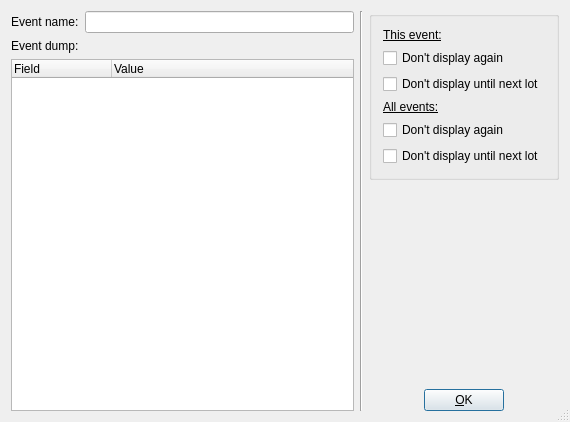
<?xml version="1.0" encoding="UTF-8"?>
<ui version="4.0">
 <class>PluginEventDumpDialog_base</class>
 <widget class="QDialog" name="PluginEventDumpDialog_base">
  <property name="geometry">
   <rect>
    <x>0</x>
    <y>0</y>
    <width>570</width>
    <height>422</height>
   </rect>
  </property>
  <property name="windowTitle">
   <string>GEX Plugin Event </string>
  </property>
  <property name="windowIcon">
   <iconset resource="gex.qrc">
    <normaloff>:/gex/icons/gex_application_48x48.png</normaloff>:/gex/icons/gex_application_48x48.png</iconset>
  </property>
  <property name="sizeGripEnabled">
   <bool>true</bool>
  </property>
  <layout class="QHBoxLayout">
   <item>
    <layout class="QVBoxLayout" name="VBoxLayoutLeft_2">
     <item>
      <layout class="QHBoxLayout" name="HBoxLayoutEvent">
       <item>
        <widget class="QLabel" name="labelEventName">
         <property name="text">
          <string>Event name:</string>
         </property>
         <property name="wordWrap">
          <bool>false</bool>
         </property>
        </widget>
       </item>
       <item>
        <widget class="QLineEdit" name="editEventName">
         <property name="readOnly">
          <bool>true</bool>
         </property>
        </widget>
       </item>
      </layout>
     </item>
     <item>
      <widget class="QLabel" name="labelEventDump">
       <property name="text">
        <string>Event dump:</string>
       </property>
       <property name="wordWrap">
        <bool>false</bool>
       </property>
      </widget>
     </item>
     <item>
      <widget class="QTreeWidget" name="treeWidgetEventDump">
       <property name="rootIsDecorated">
        <bool>false</bool>
       </property>
       <attribute name="headerDefaultSectionSize">
        <number>100</number>
       </attribute>
       <column>
        <property name="text">
         <string>Field</string>
        </property>
       </column>
       <column>
        <property name="text">
         <string>Value</string>
        </property>
       </column>
      </widget>
     </item>
    </layout>
   </item>
   <item>
    <widget class="Line" name="line2">
     <property name="frameShape">
      <enum>QFrame::VLine</enum>
     </property>
     <property name="frameShadow">
      <enum>QFrame::Sunken</enum>
     </property>
    </widget>
   </item>
   <item>
    <layout class="QVBoxLayout" name="VBoxLayoutRight">
     <item>
      <widget class="QGroupBox" name="groupBoxChoices">
       <property name="title">
        <string/>
       </property>
       <layout class="QVBoxLayout" name="verticalLayout">
        <item>
         <widget class="QLabel" name="labelThisEvent">
          <property name="sizePolicy">
           <sizepolicy hsizetype="Fixed" vsizetype="Preferred">
            <horstretch>0</horstretch>
            <verstretch>0</verstretch>
           </sizepolicy>
          </property>
          <property name="text">
           <string>&lt;u&gt;This event:&lt;/u&gt;</string>
          </property>
          <property name="wordWrap">
           <bool>false</bool>
          </property>
         </widget>
        </item>
        <item>
         <widget class="QCheckBox" name="checkBoxDiscardEvent_Dataset">
          <property name="text">
           <string>Don't display again</string>
          </property>
         </widget>
        </item>
        <item>
         <widget class="QCheckBox" name="checkBoxDiscardEvent_Lot">
          <property name="text">
           <string>Don't display until next lot</string>
          </property>
         </widget>
        </item>
        <item>
         <widget class="QLabel" name="labelAllEvents">
          <property name="sizePolicy">
           <sizepolicy hsizetype="Fixed" vsizetype="Preferred">
            <horstretch>0</horstretch>
            <verstretch>0</verstretch>
           </sizepolicy>
          </property>
          <property name="text">
           <string>&lt;u&gt;All events:&lt;/u&gt;</string>
          </property>
          <property name="wordWrap">
           <bool>false</bool>
          </property>
         </widget>
        </item>
        <item>
         <widget class="QCheckBox" name="checkBoxDiscardAllEvents_Dataset">
          <property name="text">
           <string>Don't display again</string>
          </property>
         </widget>
        </item>
        <item>
         <widget class="QCheckBox" name="checkBoxDiscardAllEvents_Lot">
          <property name="text">
           <string>Don't display until next lot</string>
          </property>
         </widget>
        </item>
       </layout>
      </widget>
     </item>
     <item>
      <spacer name="spacer2">
       <property name="orientation">
        <enum>Qt::Vertical</enum>
       </property>
       <property name="sizeType">
        <enum>QSizePolicy::Expanding</enum>
       </property>
       <property name="sizeHint" stdset="0">
        <size>
         <width>16</width>
         <height>171</height>
        </size>
       </property>
      </spacer>
     </item>
     <item>
      <layout class="QHBoxLayout" name="HBoxLayoutOkButton">
       <item>
        <spacer name="spacer3">
         <property name="orientation">
          <enum>Qt::Horizontal</enum>
         </property>
         <property name="sizeType">
          <enum>QSizePolicy::Preferred</enum>
         </property>
         <property name="sizeHint" stdset="0">
          <size>
           <width>25</width>
           <height>16</height>
          </size>
         </property>
        </spacer>
       </item>
       <item>
        <widget class="QPushButton" name="buttonOk">
         <property name="sizePolicy">
          <sizepolicy hsizetype="Fixed" vsizetype="Fixed">
           <horstretch>0</horstretch>
           <verstretch>0</verstretch>
          </sizepolicy>
         </property>
         <property name="text">
          <string>&amp;OK</string>
         </property>
         <property name="shortcut">
          <string/>
         </property>
         <property name="autoDefault">
          <bool>true</bool>
         </property>
         <property name="default">
          <bool>true</bool>
         </property>
        </widget>
       </item>
       <item>
        <spacer name="spacer3_2">
         <property name="orientation">
          <enum>Qt::Horizontal</enum>
         </property>
         <property name="sizeType">
          <enum>QSizePolicy::Preferred</enum>
         </property>
         <property name="sizeHint" stdset="0">
          <size>
           <width>25</width>
           <height>16</height>
          </size>
         </property>
        </spacer>
       </item>
      </layout>
     </item>
    </layout>
   </item>
  </layout>
 </widget>
 <layoutdefault spacing="6" margin="11"/>
 <pixmapfunction>qPixmapFromMimeSource</pixmapfunction>
 <resources>
  <include location="gex.qrc"/>
 </resources>
 <connections/>
</ui>
